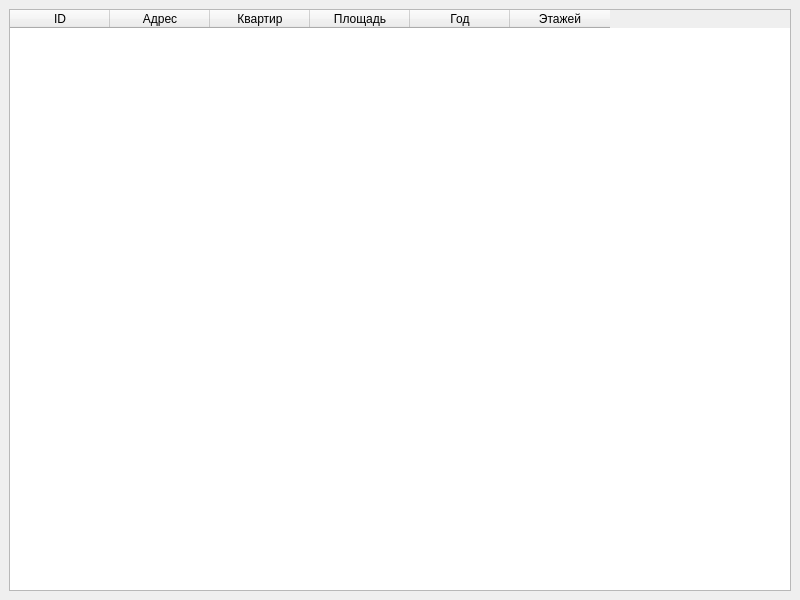
<?xml version="1.0" encoding="UTF-8"?>
<ui version="4.0">
 <class>MainWindow</class>
 <widget class="QMainWindow" name="MainWindow">
  <property name="geometry">
   <rect>
    <x>0</x>
    <y>0</y>
    <width>800</width>
    <height>600</height>
   </rect>
  </property>
  <property name="windowTitle">
   <string>Управление жилым фондом</string>
  </property>
  <widget class="QWidget" name="centralwidget">
   <layout class="QVBoxLayout" name="verticalLayout">
    <item>
     <widget class="QTableWidget" name="tableWidget">
      <column>
       <property name="text">
        <string>ID</string>
       </property>
      </column>
      <column>
       <property name="text">
        <string>Адрес</string>
       </property>
      </column>
      <column>
       <property name="text">
        <string>Квартир</string>
       </property>
      </column>
      <column>
       <property name="text">
        <string>Площадь</string>
       </property>
      </column>
      <column>
       <property name="text">
        <string>Год</string>
       </property>
      </column>
      <column>
       <property name="text">
        <string>Этажей</string>
       </property>
      </column>
     </widget>
    </item>
   </layout>
  </widget>
 </widget>
 <resources/>
 <connections/>
</ui>
